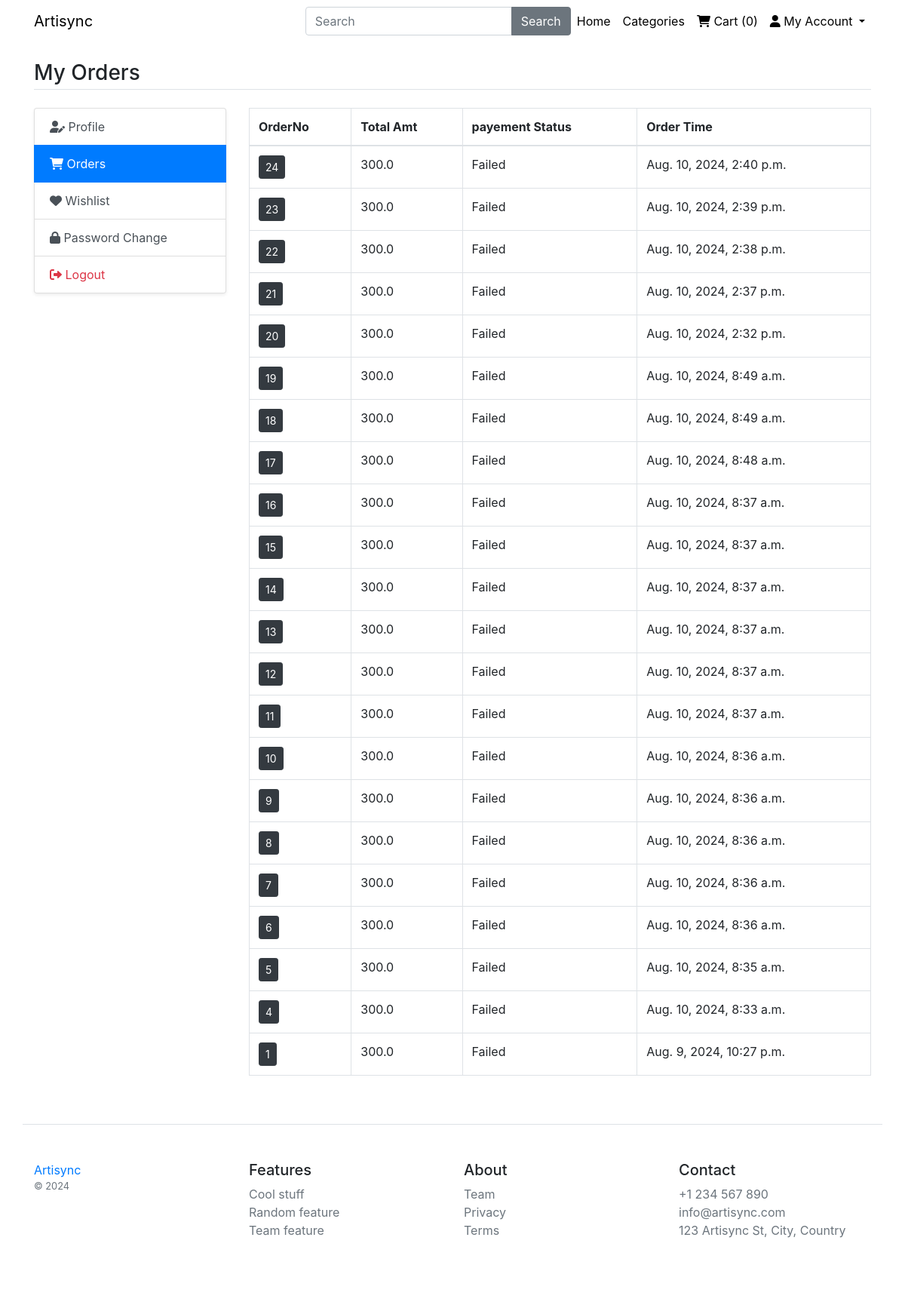
The page /my-orders (signed in) on the database its author committed.
### main/models.py (models this page shows)
class CartOrder(models.Model):
    user = models.ForeignKey(settings.AUTH_USER_MODEL, on_delete=models.CASCADE)
    total_amt = models.FloatField()
    paid_status = models.BooleanField(default=False)
    order_dt = models.DateTimeField(auto_now_add=True)
    order_status = models.CharField(choices=status_choice, default='process', max_length=150)
    class Meta:
        verbose_name_plural = '8. Orders'

### main/views.py (the view)
# urls.py: path('my-orders',views.my_orders, name='my_orders'),
def my_orders(request):
	orders=CartOrder.objects.filter(user=request.user).order_by('-id')
	return render(request, 'user/orders.html',{'orders':orders})

### main/template_context.py (called while the page is built)
def get_filters(request):
	cats=Product.objects.distinct().values('category__title','category__id')
	minMaxPrice=ProductAttribute.objects.aggregate(Min('price'),Max('price'))
	data={
		'cats':cats,
		'minMaxPrice':minMaxPrice,
	}
	return data

### main/templates/user/orders.html
{% extends 'base.html' %}
{% load static %}
{% block content %}
<main class="container my-4">
	<h3 class="my-4 border-bottom pb-1">My Orders</h3>
	<div class="row">
		<div class="col-md-3">
			{% include 'user/user-sidebar.html' %}
		</div>
		<div class="col-md-9">
			<div class="table-responsive">
				<table class="table-bordered table">
					<thead>
						<tr>
							<th>OrderNo</th>
							<th>Total Amt</th>
							<th>payement Status</th>
							<th>Order Time</th>
						</tr>
					</thead>
					<tbody>
						{% for order in orders %}
						<tr>
							<td><a href="{% url 'my_order_items' order.id %}" class="btn btn-sm btn-dark">{{order.id}}</a></td>
							<td>{{order.total_amt}}</td>
							<td>{% if order.paid_status %}Succeeded{% else %}Failed{% endif %}</td>
							<td>{{order.order_dt}}</td>
						</tr>
						{% endfor %}
					</tbody>
				</table>
			</div>
		</div>
	</div>
</main>
{% endblock %}

### rows shown on the page
CartOrder: id "24", total_amt "300.0", paid_status "Failed", order_dt "Aug. 10, 2024, 2:40 p.m."
CartOrder: id "23", total_amt "300.0", paid_status "Failed", order_dt "Aug. 10, 2024, 2:39 p.m."
CartOrder: id "22", total_amt "300.0", paid_status "Failed", order_dt "Aug. 10, 2024, 2:38 p.m."
CartOrder: id "21", total_amt "300.0", paid_status "Failed", order_dt "Aug. 10, 2024, 2:37 p.m."
CartOrder: id "20", total_amt "300.0", paid_status "Failed", order_dt "Aug. 10, 2024, 2:32 p.m."
CartOrder: id "19", total_amt "300.0", paid_status "Failed", order_dt "Aug. 10, 2024, 8:49 a.m."
CartOrder: id "18", total_amt "300.0", paid_status "Failed", order_dt "Aug. 10, 2024, 8:49 a.m."
CartOrder: id "17", total_amt "300.0", paid_status "Failed", order_dt "Aug. 10, 2024, 8:48 a.m."
CartOrder: id "16", total_amt "300.0", paid_status "Failed", order_dt "Aug. 10, 2024, 8:37 a.m."
CartOrder: id "15", total_amt "300.0", paid_status "Failed", order_dt "Aug. 10, 2024, 8:37 a.m."
CartOrder: id "14", total_amt "300.0", paid_status "Failed", order_dt "Aug. 10, 2024, 8:37 a.m."
CartOrder: id "13", total_amt "300.0", paid_status "Failed", order_dt "Aug. 10, 2024, 8:37 a.m."
CartOrder: id "12", total_amt "300.0", paid_status "Failed", order_dt "Aug. 10, 2024, 8:37 a.m."
CartOrder: id "11", total_amt "300.0", paid_status "Failed", order_dt "Aug. 10, 2024, 8:37 a.m."
CartOrder: id "10", total_amt "300.0", paid_status "Failed", order_dt "Aug. 10, 2024, 8:36 a.m."
CartOrder: id "9", total_amt "300.0", paid_status "Failed", order_dt "Aug. 10, 2024, 8:36 a.m."
CartOrder: id "8", total_amt "300.0", paid_status "Failed", order_dt "Aug. 10, 2024, 8:36 a.m."
CartOrder: id "7", total_amt "300.0", paid_status "Failed", order_dt "Aug. 10, 2024, 8:36 a.m."
CartOrder: id "6", total_amt "300.0", paid_status "Failed", order_dt "Aug. 10, 2024, 8:36 a.m."
CartOrder: id "5", total_amt "300.0", paid_status "Failed", order_dt "Aug. 10, 2024, 8:35 a.m."
CartOrder: id "4", total_amt "300.0", paid_status "Failed", order_dt "Aug. 10, 2024, 8:33 a.m."
CartOrder: id "1", total_amt "300.0", paid_status "Failed", order_dt "Aug. 9, 2024, 10:27 p.m."

### other values the page prints
{{ request.session.cartdata|length }} "0"
